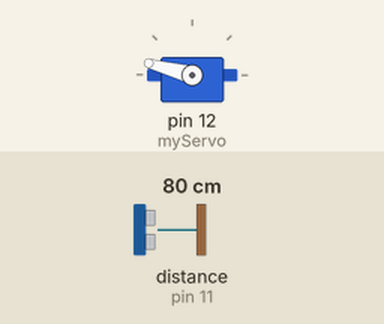
Simulated run of this sketch. Board: Arduino Uno, built with avr-gcc and run on an emulated ATmega328P. Shown: servo. Wiring (inferred from the names in the program): ultrasonic range finder: trigger pin 10; echo pin 11. Inputs (shaded band) come from the test bench; at power-on: distance to the obstacle (sensor on pin 11) 80 cm. The echo pulse lasts 58.3 µs per cm; what the sketch prints to the serial monitor is not drawn.

Above: at 0.01 s.
1.3 s: distance to the obstacle (sensor on pin 11) set to 2 cm
At 2.0 s:
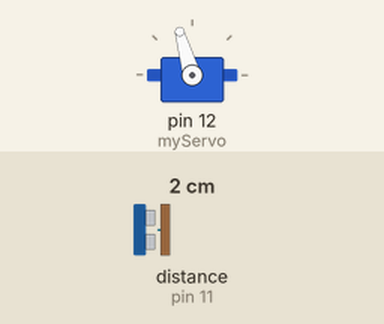
4.3 s: distance to the obstacle (sensor on pin 11) set to 299 cm
At 4.46 s:
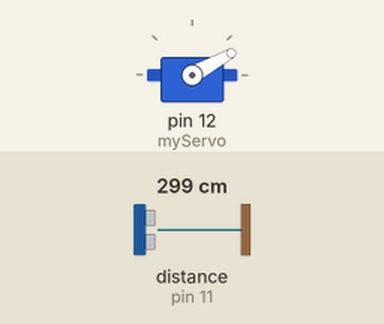
7.3 s: distance to the obstacle (sensor on pin 11) set to 4 cm
At 7.8 s:
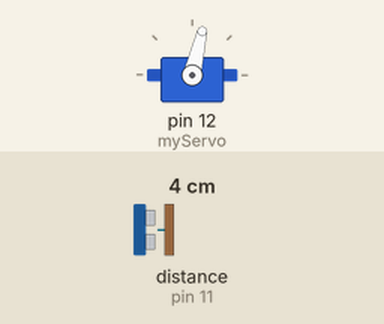
10.3 s: distance to the obstacle (sensor on pin 11) set to 18 cm
Timing chart, 0 to 14.3 s (numbered marks = the images above; inputs shaded):
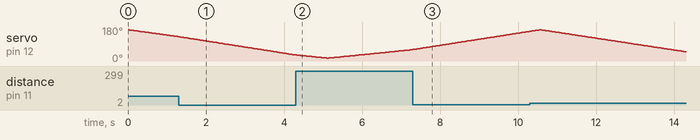

Measured:
- by itself, servo on pin 12 (myServo): rises from 157° to 165° in 0.22 s, then falls to 49° in 3.7 s

The sketch:

RADAR.ino
```cpp
#include <Servo.h>
Servo myServo;
int trigPin = 10;
int echoPin = 11;
long duration;
int distance;

void setup() {
  Serial.begin(9600);
  myServo.attach(12);
  pinMode(trigPin, OUTPUT);
  pinMode(echoPin, INPUT);
}

void loop() {
 print_serial();
}
void print_serial(){
  for(int i=165;i>15;i--){
  myServo.write(i);
  delay(30);
  distance = measures_the_distance();
  Serial.print(i);
  Serial.print(",");
  Serial.print(distance);
  Serial.print(".");
  }
  for(int i=15;i<=165;i++){
  myServo.write(i);
  delay(30);
  distance = measures_the_distance();
  Serial.print(i);
  Serial.print(",");
  Serial.print(distance);
  Serial.print(".");
  }
}
int measures_the_distance(){
  digitalWrite(trigPin, LOW);
  delayMicroseconds(2);
  digitalWrite(trigPin, HIGH);
  delayMicroseconds(10);
  digitalWrite(trigPin, LOW);
  duration = pulseIn(echoPin, HIGH);
  distance= duration*0.034/2;
  return distance;
}
```
